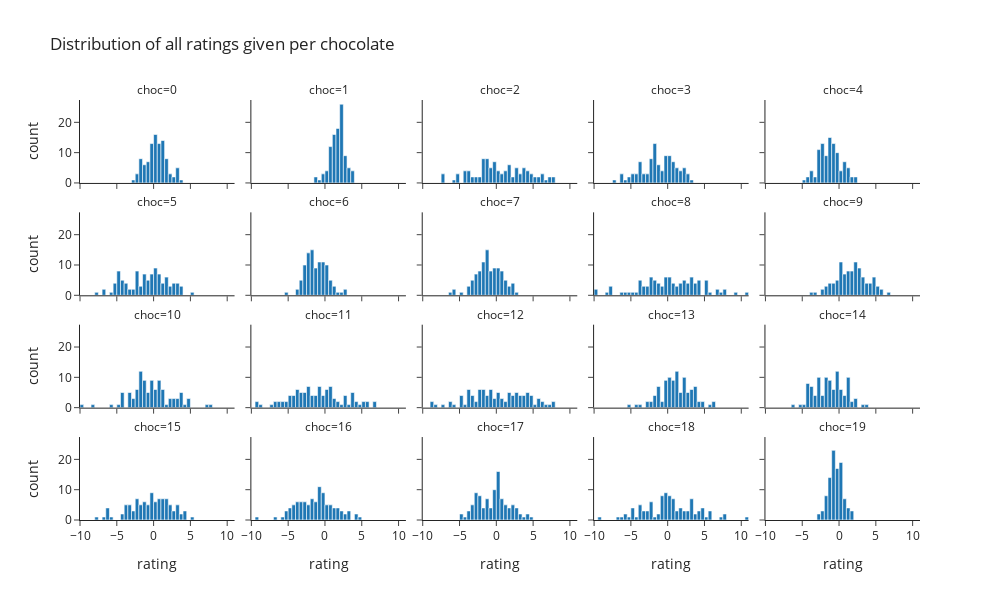

The notebook cell saved with this chart:
### Markdown cell above
Plotting the ratings given by all people to each chocolate separately highlights the effects of the assumptions in the generative model. The location of ratings along the scale for chocolates differs, with some chocolates having high appeal and other chocolates low appeal. It is also apparent that for some chocolates the appeal ratings are tightly concentrated in one part of the appeal scale, while for others there is a wide spread of ratings. This is the results of the generative model assuming that population level standard deviaitions in appeal differ across chocolates, so that some chocolates are rated similarly by everyone, while other chocolates are more divisive and have a wide range of ratings given.

### Code cell
sim_viz.plot_ratings(facet_col='choc',
                     title='Distribution of all ratings given per chocolate')

### Figure 1 — Plotly figure (JSON) as saved in the notebook; plotly's stock layout.template omitted (floating-point values rounded to 4 significant figures)
{"data": [{"alignmentgroup": "True", "bingroup": "x", "hovertemplate": "choc=0<br>rating=%{x}<br>count=%{y}<extra></extra>", "legendgroup": "", "marker": {"color": "#1F77B4", "pattern": {"shape": ""}}, "name": "", "offsetgroup": "", "orientation": "v", "showlegend": false, "type": "histogram", "x": [1.469, 0.5349, 1.869, 1.623, 2.028, -1.276, 0.7652, 1.475, 1.866, -1.28, 1.186, -0.2166, 0.2939, -0.08086, -0.7444, 1.365, -0.3847, 3.11, 0.4543, 0.04616, -0.3501, -1.48, -2.058, 3.572, -1.92, 0.5053, 1.818, -0.9884, -1.212, -1.873, 1.451, 0.5698, 0.2469, 0.3349, 1.973, 1.477, 1.311, -1.628, 2.113, 1.427, -0.9081, 1.608, 0.4112, 0.4382, -1.069, 0.01447, 1.218, 1.845, -0.19, 1.026, 0.6706, 1.187, -0.3742, 0.08463, 3.094, 3.254, 3.122, 2.714, -1.427, 0.7282, -0.2122, -0.2003, 0.2133, 1.463, 0.7945, 0.1284, 3.233, -1.715, 1.05, -1.873, -1.947, -2.026, 0.04514, 2.582, 0.4976, -0.4816, 0.6876, 0.6286, -1.573, -0.3545, -0.6621, 1.546, -2.048, 0.5457, 1.145, -0.1011, 0.3865, -0.6729, -0.5112, 0.4739, -1.863, -0.2246, 0.9689, -0.451, 2.243, 0.1774, 0.5757, 0.5559, -2.671, -0.6743], "xaxis": "x16", "yaxis": "y16"}, {"alignmentgroup": "True", "bingroup": "x", "hovertemplate": "choc=1<br>rating=%{x}<br>count=%{y}<extra></extra>", "legendgroup": "", "marker": {"color": "#1F77B4", "pattern": {"shape": ""}}, "name": "", "offsetgroup": "", "orientation": "v", "showlegend": false, "type": "histogram", "x": [2.121, 1.494, 1.644, 1.897, 2.057, 3.141, 1.069, 0.6096, 2.364, 2.041, -0.3088, 1.444, 0.8885, 2.063, 1.421, 1.75, 2.201, 2.597, 0.4709, 1.144, 1.036, 2.971, 3.102, 3.766, -0.2218, 2.63, 1.194, 2.374, 1.359, 0.9457, 0.794, 3.927, 2.291, 1.537, 1.696, 2.262, 2.43, 1.588, 3.181, 3.0, 0.8909, 0.8352, 1.423, 1.669, 1.753, 0.9214, 3.329, 2.291, 2.644, 1.988, 0.9654, 3.876, 2.199, 3.69, 2.232, -0.8227, 1.75, 1.964, 1.301, 2.453, 0.6092, 2.295, 0.1792, 3.32, 1.6, 0.03887, 2.105, 2.597, 2.474, 0.5038, 2.182, 1.112, 2.128, 2.321, 1.541, 2.061, 2.849, 2.815, 2.383, 1.052, 1.521, 0.6417, 0.747, 2.363, 1.376, 2.143, 2.767, 0.01184, -1.282, 1.373, 1.614, 2.036, -1.098, 1.423, -0.3149, 1.921, 2.489, 1.682, 1.038, 1.984], "xaxis": "x17", "yaxis": "y17"}, {"alignmentgroup": "True", "bingroup": "x", "hovertemplate": "choc=2<br>rating=%{x}<br>count=%{y}<extra></extra>", "legendgroup": "", "marker": {"color": "#1F77B4", "pattern": {"shape": ""}}, "name": "", "offsetgroup": "", "orientation": "v", "showlegend": false, "type": "histogram", "x": [6.016, 3.585, -5.945, 4.77, 3.849, -0.2695, -4.268, 4.261, -5.381, 6.567, 1.967, 4.778, 0.09605, 7.463, -0.9218, -1.932, 1.812, -1.216, -3.446, -3.687, 2.258, 2.616, -1.5, 0.6888, -2.347, -5.015, -7.239, 0.005843, -0.6045, 1.603, -0.3123, 5.328, 1.36, -0.4345, 3.176, 1.199, 0.1321, 3.888, -0.6006, 7.933, -0.03095, -0.1491, -3.758, -1.016, 3.641, -1.508, -0.6586, -2.269, 7.471, 5.759, -1.229, -1.101, -1.79, -1.036, 1.01, 1.609, 5.639, -1.693, -1.467, 1.872, -0.03596, 0.5408, 3.48, -3.752, -7.083, 1.294, 6.083, 0.002855, 1.877, 5.136, -5.042, 4.336, -2.826, -1.268, 2.568, 3.716, -1.727, -0.8281, -0.2573, -1.392, -3.562, -1.689, 3.104, 6.332, 4.797, -7.416, 2.823, -1.893, 4.397, 4.252, -4.409, 2.313, 2.877, -4.021, -2.685, 0.7723, -3.494, 7.912, -4.021, 2.58], "xaxis": "x18", "yaxis": "y18"}, {"alignmentgroup": "True", "bingroup": "x", "hovertemplate": "choc=3<br>rating=%{x}<br>count=%{y}<extra></extra>", "legendgroup": "", "marker": {"color": "#1F77B4", "pattern": {"shape": ""}}, "name": "", "offsetgroup": "", "orientation": "v", "showlegend": false, "type": "histogram", "x": [-1.3, 1.176, -2.127, -1.617, -4.751, -2.19, -1.568, -4.31, -1.901, 0.7653, 0.6359, -0.3689, -3.159, -4.613, 2.006, -3.182, -1.707, -1.608, -3.439, 1.883, 0.1536, -2.289, 0.1099, -0.2916, -3.706, -3.757, 1.01, -6.021, 0.8196, 0.4733, 1.432, -1.828, 1.542, -3.808, -1.374, -3.503, -1.238, -1.759, -0.4126, 0.5061, -2.403, 2.643, -4.505, -5.043, -3.561, 2.07, -0.9793, -6.025, -1.161, 1.215, -0.02057, 2.401, -1.688, 1.113, 0.02978, -7.448, 2.578, -1.419, -2.145, 3.041, 0.1709, 0.2847, 0.1123, 0.08208, -0.8051, 1.845, -4.242, -0.0882, 2.152, -2.041, -6.105, -1.615, -5.113, -2.065, -0.4221, -4.495, 1.988, -0.8553, -0.3497, 2.987, -0.1682, -3.824, 0.671, -2.987, -3.515, 0.6207, 2.396, -0.8367, 0.1685, -0.2334, -2.425, 0.9761, -2.628, -2.575, -5.778, -1.119, -1.809, -1.527, -1.647, -1.524], "xaxis": "x19", "yaxis": "y19"}, {"alignmentgroup": "True", "bingroup": "x", "hovertemplate": "choc=4<br>rating=%{x}<br>count=%{y}<extra></extra>", "legendgroup": "", "marker": {"color": "#1F77B4", "pattern": {"shape": ""}}, "name": "", "offsetgroup": "", "orientation": "v", "showlegend": false, "type": "histogram", "x": [0.3292, -1.573, -0.4639, -2.821, -0.4763, 1.093, -3.518, -0.9742, -0.2458, -0.2864, -1.716, -2.855, -4.569, -1.12, -2.893, 0.6044, -2.057, -1.35, 1.013, -2.622, -0.0006311, -0.9624, -1.992, 1.636, -2.627, 0.7441, 0.4013, -2.202, 1.632, -1.499, 0.5358, -0.8697, -1.34, -3.991, 0.8041, -2.754, -2.908, 0.703, -0.703, 0.803, -1.512, -2.396, -0.698, -1.02, -2.149, -1.087, -1.545, -2.563, 0.02554, -0.817, -0.9983, 2.386, -2.163, 0.7139, -2.017, -1.896, -3.618, 1.218, -1.224, -2.796, -1.361, -0.09816, -3.08, -0.6872, -2.341, -1.49, 1.234, 0.3242, -1.065, -3.545, -1.349, -1.025, -2.634, -4.138, -1.884, -0.3804, -0.3186, -2.693, 2.222, -4.065, -2.087, -2.088, -1.475, -0.8938, -1.112, 1.405, -0.7713, -2.341, -0.5361, -1.669, -0.3319, -2.009, -0.7387, -0.6367, -1.018, -0.4516, -2.324, -2.133, -3.455, -1.574], "xaxis": "x20", "yaxis": "y20"}, {"alignmentgroup": "True", "bingroup": "x", "hovertemplate": "choc=5<br>rating=%{x}<br>count=%{y}<extra></extra>", "legendgroup": "", "marker": {"color": "#1F77B4", "pattern": {"shape": ""}}, "name": "", "offsetgroup": "", "orientation": "v", "showlegend": false, "type": "histogram", "x": [1.446, -0.6813, 1.958, -4.555, 0.4328, 3.699, -2.107, 1.849, -3.335, -2.143, -4.503, 0.8138, -0.0009143, -4.362, -1.914, -1.144, -5.453, -4.782, 1.162, -3.585, 1.51, -0.7012, -7.707, 3.463, 2.008, -4.772, -5.239, 0.3255, -1.729, 1.101, 1.779, -0.1322, 1.805, -1.171, -4.462, 0.592, -1.285, 0.8223, 3.56, -2.981, 0.5676, -3.393, 5.037, 0.2585, 3.576, 0.03014, -6.963, -1.798, -3.97, 1.033, 2.88, 0.7144, -5.307, -2.397, -0.7145, -2.393, -3.605, -0.03001, -3.981, 2.048, -0.3689, -2.645, 0.2173, -5.184, 0.8062, -4.53, -4.637, -4.462, -1.254, 3.068, -2.085, -4.141, -5.798, -6.8, 2.875, -0.7221, 1.717, -1.171, 2.334, -4.132, 0.3848, -0.3495, 0.4385, -4.704, 3.452, -2.5, -0.3053, -1.201, -2.062, -0.5686, -1.091, 2.894, 0.2822, 0.5049, 3.479, 0.278, 2.529, -4.802, -2.494, -0.3939], "xaxis": "x11", "yaxis": "y11"}, {"alignmentgroup": "True", "bingroup": "x", "hovertemplate": "choc=6<br>rating=%{x}<br>count=%{y}<extra></extra>", "legendgroup": "", "marker": {"color": "#1F77B4", "pattern": {"shape": ""}}, "name": "", "offsetgroup": "", "orientation": "v", "showlegend": false, "type": "histogram", "x": [-2.559, -0.07262, -2.958, -3.386, -0.5418, 2.54, -1.588, 0.2976, -0.447, -1.81, -2.166, -1.023, -2.356, -3.018, -1.888, -1.99, 2.162, -0.5985, -1.664, -1.012, -2.1, -0.4901, -1.983, -1.999, 0.6689, -2.018, -2.915, -2.119, -1.781, -1.847, -1.662, 0.227, -2.792, 1.605, -0.09028, -2.116, -2.995, -2.341, -1.264, 0.8639, 1.022, 0.3576, 0.2014, -0.741, -2.971, -2.29, -0.6112, 0.05199, -3.396, -0.322, -2.102, -2.907, -0.3569, 0.429, -2.632, 0.1985, -5.1, -3.465, 1.127, 1.192, -1.368, 0.3899, 2.804, -1.452, 0.8608, -1.731, -0.7963, -1.074, -1.802, 0.6415, -0.2159, -0.6156, -0.1804, -3.387, -0.5802, -0.5572, -1.795, -2.035, -2.349, -1.461, -1.487, -3.99, -2.038, 0.3082, -0.1324, -2.15, -1.53, -0.3806, 0.4318, -1.678, -1.359, -0.5418, -2.009, 0.6791, -0.8158, -3.791, -2.975, -2.857, -0.7213, -0.3938], "xaxis": "x12", "yaxis": "y12"}, {"alignmentgroup": "True", "bingroup": "x", "hovertemplate": "choc=7<br>rating=%{x}<br>count=%{y}<extra></extra>", "legendgroup": "", "marker": {"color": "#1F77B4", "pattern": {"shape": ""}}, "name": "", "offsetgroup": "", "orientation": "v", "showlegend": false, "type": "histogram", "x": [-0.1794, -2.221, 0.4844, 0.933, -1.085, 1.984, -1.876, -1.721, 2.04, -1.575, -3.695, 0.9, -2.752, -0.2161, -2.324, -1.424, -1.248, 0.1228, -0.6554, 0.09944, -2.245, 0.1029, -3.466, 0.9197, -0.06067, -1.169, 2.034, 0.4083, -2.2, -1.536, -1.799, -0.9448, 1.174, -0.8591, -2.774, 2.072, -1.31, -1.439, 1.44, -0.1345, -0.07118, 0.1272, 1.99, -1.612, -5.541, -2.497, -5.768, 0.962, -0.9896, -1.444, -3.008, -3.765, -0.6253, -3.193, 2.807, -1.522, -2.298, -0.5441, 0.8189, 1.021, 1.49, -2.486, -3.396, -1.2, -2.096, 0.9635, -2.549, -1.143, -4.834, -3.79, -1.362, -6.131, 1.189, -0.7017, 0.3021, -3.183, -2.911, -1.365, -2.651, -0.4006, -2.877, -0.09872, -0.8859, -1.666, 2.384, -1.597, -0.2654, -1.243, 1.829, -1.149, 0.4553, 0.6341, -0.3797, -1.395, -1.005, 0.05443, -1.948, 0.8688, -2.769, -1.677], "xaxis": "x13", "yaxis": "y13"}, {"alignmentgroup": "True", "bingroup": "x", "hovertemplate": "choc=8<br>rating=%{x}<br>count=%{y}<extra></extra>", "legendgroup": "", "marker": {"color": "#1F77B4", "pattern": {"shape": ""}}, "name": "", "offsetgroup": "", "orientation": "v", "showlegend": false, "type": "histogram", "x": [-9.589, -3.637, 4.37, -3.655, 7.959, 0.7652, -0.403, -7.74, -3.392, 3.136, 2.153, 9.353, -5.799, 5.44, -2.238, -3.845, 6.692, 3.763, 0.4721, 3.687, -2.525, 5.804, 3.099, -1.611, -0.02047, -1.892, 5.095, 6.557, 1.234, 1.732, 0.7785, -2.678, 3.324, 5.286, 2.981, -7.579, -1.34, 0.3293, 1.63, 2.251, -7.853, -1.01, 3.461, -2.492, -8.253, 2.897, 2.15, 7.556, 3.824, -2.127, 10.97, -2.635, 2.399, 3.571, 0.01923, 0.3342, 2.848, -3.058, -3.462, 2.215, -0.2111, -0.03325, 3.27, -0.05968, 0.2308, 2.671, 5.207, -6.291, 0.1112, 4.476, -3.83, -2.074, -4.544, -0.9367, 0.8854, -1.718, 4.186, 1.322, -1.66, -3.886, -1.606, -9.981, -0.529, 1.034, -5.021, -4.447, -2.465, 7.419, -0.4862, 3.417, 1.734, -1.092, -2.134, -0.7713, 1.942, 5.134, -1.32, 0.5422, 4.367, 4.119], "xaxis": "x14", "yaxis": "y14"}, {"alignmentgroup": "True", "bingroup": "x", "hovertemplate": "choc=9<br>rating=%{x}<br>count=%{y}<extra></extra>", "legendgroup": "", "marker": {"color": "#1F77B4", "pattern": {"shape": ""}}, "name": "", "offsetgroup": "", "orientation": "v", "showlegend": false, "type": "histogram", "x": [4.217, -0.5732, -1.95, 3.87, 3.695, 1.85, -0.8606, -0.06108, 3.086, 3.436, 1.099, 1.266, 3.24, 1.547, 2.296, 1.585, 1.426, 4.799, 0.9109, 1.078, 2.203, 6.514, 2.664, 0.2848, 2.711, 1.397, -0.4198, 4.543, 1.987, 2.585, 4.315, 2.219, -3.616, 2.508, 2.123, 0.7118, 2.239, 0.0002766, 2.032, -0.8178, 1.613, -0.2489, 5.031, 2.135, 3.255, 2.618, 1.917, 1.814, 0.3327, -1.125, -0.4846, 3.532, -2.12, 2.256, 4.327, 2.905, 4.502, -1.271, 0.7051, -2.209, 5.568, 0.3324, 3.282, 0.5579, 4.101, 3.42, 5.734, 0.4577, 4.966, 0.6619, 1.33, 4.972, -1.046, 0.5742, 2.571, 0.6492, 1.151, 3.647, 0.1375, 5.189, -1.631, 5.02, 2.441, -0.4343, 0.2219, 2.465, 4.619, 0.3472, 2.759, 2.785, 0.3008, 2.179, 0.4408, 1.848, -1.787, 0.2137, -1.489, 1.143, -3.426, -0.552], "xaxis": "x15", "yaxis": "y15"}, {"alignmentgroup": "True", "bingroup": "x", "hovertemplate": "choc=10<br>rating=%{x}<br>count=%{y}<extra></extra>", "legendgroup": "", "marker": {"color": "#1F77B4", "pattern": {"shape": ""}}, "name": "", "offsetgroup": "", "orientation": "v", "showlegend": false, "type": "histogram", "x": [0.8618, -0.1516, 3.769, -0.01482, -4.961, -0.05406, -1.137, -2.24, -0.9844, -1.961, 1.134, 0.4638, -0.06238, -0.678, 0.002026, 7.578, -1.311, 0.8835, -1.973, 2.186, -1.449, 2.678, 0.6979, 4.242, 1.306, 1.226, 2.78, -2.604, -2.593, -0.203, 0.8698, 0.86, -2.805, -1.662, -1.844, 3.91, -0.01704, -8.002, 0.8093, 0.6841, -1.774, 2.241, -0.3318, -2.118, 4.739, 7.389, -1.855, -1.395, -3.058, 1.31, -1.473, 3.915, -4.178, -2.158, 0.9482, -2.284, 2.769, 3.485, -1.52, 3.905, 1.161, -5.765, -2.071, 4.79, -4.446, 1.557, -3.136, 3.174, 3.561, 4.79, 3.344, -0.2041, -4.1, 0.7385, -2.169, -1.44, -1.531, 0.2219, 0.425, -3.202, -4.438, -1.568, -0.8577, -1.434, 0.05562, 0.4422, -3.251, -1.712, 1.172, -3.305, -1.172, 2.179, -9.798, -4.237, -1.612, -1.352, -0.8267, -0.4906, -1.827, -0.6399], "xaxis": "x6", "yaxis": "y6"}, {"alignmentgroup": "True", "bingroup": "x", "hovertemplate": "choc=11<br>rating=%{x}<br>count=%{y}<extra></extra>", "legendgroup": "", "marker": {"color": "#1F77B4", "pattern": {"shape": ""}}, "name": "", "offsetgroup": "", "orientation": "v", "showlegend": false, "type": "histogram", "x": [1.385, -2.173, -0.5296, -1.462, -2.575, -3.519, -0.6044, 0.8497, -4.729, -0.5727, -0.1553, -6.391, 5.733, -1.736, 1.19, -0.9768, -4.223, -4.51, -1.286, 5.258, -2.948, 4.101, 3.007, -1.897, -2.769, -5.747, -3.834, -3.062, 0.4237, 0.6069, -2.033, 2.139, -3.612, -1.456, 0.0949, -0.9176, -3.411, -8.623, -2.085, -0.004479, 0.9981, -6.812, 1.082, 0.782, 0.3053, -5.122, 4.128, -1.944, -3.15, -1.257, 2.531, 0.1977, -3.22, -7.077, 6.752, -9.042, -1.994, 2.784, 2.783, 0.8236, -5.28, -2.341, 3.797, -2.908, -3.735, 1.8, 5.647, -6.469, -2.476, 0.4577, -4.324, -4.645, -3.654, 3.515, 0.6843, 4.836, 0.03432, -4.732, -3.482, -6.505, 1.512, -9.023, -3.837, -2.398, -2.549, 3.869, 2.769, -4.429, 3.803, -0.7347, -0.3679, -2.268, 0.5199, 3.99, -4.258, -0.4546, -5.504, -0.8341, 5.377, 6.664], "xaxis": "x7", "yaxis": "y7"}, {"alignmentgroup": "True", "bingroup": "x", "hovertemplate": "choc=12<br>rating=%{x}<br>count=%{y}<extra></extra>", "legendgroup": "", "marker": {"color": "#1F77B4", "pattern": {"shape": ""}}, "name": "", "offsetgroup": "", "orientation": "v", "showlegend": false, "type": "histogram", "x": [1.74, -2.562, -5.965, 1.607, 4.954, 0.06474, 1.36, -3.581, -3.436, 2.552, -0.3518, -2.251, 0.1029, -0.6274, 3.521, -2.219, 7.035, 5.913, 1.401, -3.765, 4.395, -8.613, -4.957, 0.4111, 6.087, -1.58, 4.274, -3.179, -0.104, -4.694, 0.8924, -6.108, -1.376, -6.176, 0.1181, 2.937, -1.682, 2.431, 6.585, 1.959, -2.609, -1.192, 0.8678, 4.236, 2.7, 3.139, -3.403, 3.845, 2.706, -3.986, -1.528, 2.859, 3.831, 3.695, 7.807, 5.085, -1.842, 3.139, 7.558, -3.385, -2.498, -4.756, 4.327, -7.34, -0.6447, 0.7738, -2.306, 4.986, -0.9095, 0.3311, 5.591, -3.8, -8.38, -2.47, 2.079, -4.567, 6.215, -2.293, 3.112, -0.9504, -3.8, -3.88, 1.651, -4.261, 5.965, -8.766, 2.051, -0.897, -1.735, 1.655, 4.117, 4.935, 2.467, 4.656, -1.015, -0.4054, -1.274, 3.33, -1.513, -0.7531], "xaxis": "x8", "yaxis": "y8"}, {"alignmentgroup": "True", "bingroup": "x", "hovertemplate": "choc=13<br>rating=%{x}<br>count=%{y}<extra></extra>", "legendgroup": "", "marker": {"color": "#1F77B4", "pattern": {"shape": ""}}, "name": "", "offsetgroup": "", "orientation": "v", "showlegend": false, "type": "histogram", "x": [0.6592, 0.1818, 0.89, 1.105, -0.3632, 2.439, 3.035, 0.6977, 0.05782, 2.061, 1.839, 3.472, -4.196, 2.616, -1.564, 0.5803, 2.523, -0.3667, -0.00554, 3.666, 1.613, 1.37, 2.033, 1.926, -2.146, 0.3942, 0.5224, 1.139, 2.357, 2.85, 0.6567, -0.06548, 1.694, 3.311, 0.08, -1.892, 3.559, 2.543, -2.511, -0.3693, -1.981, 0.1167, 1.432, 1.798, 2.4, -1.939, 6.279, 3.451, 2.413, 4.23, 1.214, 3.398, -1.034, -0.136, 3.504, 3.975, 6.171, 1.238, -0.1835, -0.6331, 0.3342, -2.663, 1.067, -1.418, 2.821, 0.4165, 4.298, 2.162, -1.076, 0.9445, 3.777, 2.455, 1.458, 5.965, 0.8135, 0.9982, -5.001, -1.354, 0.4099, 1.188, -3.775, -1.39, 4.927, -0.629, 4.531, -2.208, -1.098, 0.2929, 0.4176, -1.15, 2.154, 1.497, 3.835, -0.1034, 2.133, 1.355, 1.294, 3.597, 3.051, -0.4307], "xaxis": "x9", "yaxis": "y9"}, {"alignmentgroup": "True", "bingroup": "x", "hovertemplate": "choc=14<br>rating=%{x}<br>count=%{y}<extra></extra>", "legendgroup": "", "marker": {"color": "#1F77B4", "pattern": {"shape": ""}}, "name": "", "offsetgroup": "", "orientation": "v", "showlegend": false, "type": "histogram", "x": [-4.229, -0.0888, 1.472, -0.6215, -0.1129, -0.1141, -2.856, -1.841, -1.072, 0.2007, 1.293, -0.2884, -0.2688, 1.461, -3.818, -3.012, -3.462, -3.599, -2.029, 0.9153, 0.2425, -2.748, 2.241, -1.35, -4.467, 1.113, 3.093, -1.592, 3.575, 2.286, -2.331, -3.852, -2.767, 1.327, -4.035, 1.237, -2.339, 0.3223, -2.84, -2.911, -0.6912, -0.4114, -2.98, -3.757, -2.118, 0.2134, -1.389, -1.303, 1.342, -3.82, 0.5372, -0.3689, -5.182, -4.333, -1.135, -3.823, 1.026, -1.557, -1.934, -4.043, -4.388, -0.09298, -1.41, -0.6195, -0.06772, -3.504, -2.766, -4.493, 1.019, 2.348, -1.328, -0.04961, -2.847, -1.75, -1.12, -2.917, -0.5895, -1.854, -0.6362, 0.076, 0.5386, -0.9873, -1.159, 1.416, -0.2506, -1.56, -2.637, -4.858, 1.659, -0.3914, -1.701, 1.989, 0.7152, -3.161, -4.216, -3.133, -6.052, 0.1928, -1.781, -1.878], "xaxis": "x10", "yaxis": "y10"}, {"alignmentgroup": "True", "bingroup": "x", "hovertemplate": "choc=15<br>rating=%{x}<br>count=%{y}<extra></extra>", "legendgroup": "", "marker": {"color": "#1F77B4", "pattern": {"shape": ""}}, "name": "", "offsetgroup": "", "orientation": "v", "showlegend": false, "type": "histogram", "x": [-0.9202, -3.526, -0.7278, -1.757, 0.9629, -0.208, -2.94, -0.4209, -6.103, -3.132, -4.012, 3.061, 0.9819, 0.9881, 1.69, -6.285, -2.109, -5.771, 1.641, 0.5763, -0.6647, -3.197, 0.1238, 1.027, -1.05, 2.673, 1.979, 3.113, 1.069, -0.2513, -3.88, 1.036, 2.125, 3.92, -3.389, 2.358, -2.252, -1.255, 3.437, -3.786, 0.1806, 5.448, -2.622, -1.9, -3.754, -3.489, -2.264, -0.4765, 1.051, -1.269, -6.293, -0.9936, -1.126, 2.046, 3.684, 2.716, 2.127, -0.253, -1.981, -2.056, 4.022, 0.4775, 1.64, 2.322, -3.953, -3.198, 1.807, 0.6279, 2.722, -6.678, -6.258, 1.448, 0.3777, -1.724, 0.5393, -1.474, 3.036, -1.62, 4.064, 0.5643, -4.107, -0.03666, -7.532, -0.4379, -2.786, 3.062, 1.418, -0.4953, -2.265, -1.475, -2.371, 0.3678, 4.235, 1.744, 1.597, -0.6431, -2.19, 1.218, 0.4948, -0.3354], "xaxis": "x", "yaxis": "y"}, {"alignmentgroup": "True", "bingroup": "x", "hovertemplate": "choc=16<br>rating=%{x}<br>count=%{y}<extra></extra>", "legendgroup": "", "marker": {"color": "#1F77B4", "pattern": {"shape": ""}}, "name": "", "offsetgroup": "", "orientation": "v", "showlegend": false, "type": "histogram", "x": [0.8849, 0.975, -2.657, -0.4373, -0.5315, -0.5921, -3.439, -1.425, -1.028, -2.685, 4.543, -0.1841, -4.002, -0.00755, -3.752, -0.8121, -5.386, -2.99, 0.6879, -2.354, 3.162, -2.128, -0.5345, -1.149, -3.128, 2.344, -3.141, 1.227, -9.179, 3.384, -1.576, -3.605, -2.769, 0.3911, -0.4998, -0.5601, -5.146, -1.786, 4.225, -0.6952, 0.4781, 1.949, -1.802, -0.5219, 1.551, -4.506, -0.8027, 0.2536, -4.753, -3.514, -4.29, -1.765, -1.671, 1.743, -0.0775, 0.2105, -4.775, -2.315, 0.5343, 0.1175, -2.005, 2.539, -0.3207, -3.09, -0.7132, 1.198, -4.441, 2.15, -0.7978, 1.095, -5.228, -0.4622, -3.794, -1.264, 0.5042, -5.621, 2.066, -2.708, -4.283, 1.379, -0.4622, -1.449, -6.882, -2.69, -3.248, -2.229, -1.565, 4.352, -0.07639, -1.234, -0.5005, -3.904, -4.272, -4.834, -3.072, -1.807, 1.663, 2.709, 3.281, -3.517], "xaxis": "x2", "yaxis": "y2"}, {"alignmentgroup": "True", "bingroup": "x", "hovertemplate": "choc=17<br>rating=%{x}<br>count=%{y}<extra></extra>", "legendgroup": "", "marker": {"color": "#1F77B4", "pattern": {"shape": ""}}, "name": "", "offsetgroup": "", "orientation": "v", "showlegend": false, "type": "histogram", "x": [-0.2475, -0.4764, 0.9991, -0.1466, 1.636, 2.122, -0.3786, 0.4166, 2.22, -2.2, 0.1886, -1.473, -2.83, 0.4687, -0.3387, -1.735, 2.519, -2.564, -1.184, -1.534, -2.897, -2.911, 0.3094, -3.093, -0.6658, 0.4301, -2.916, -2.227, -3.387, -2.664, 1.715, 2.561, -1.073, -0.1061, -1.389, 0.7649, 3.376, 4.596, 1.465, 0.347, 4.168, -3.547, -3.071, -3.621, -2.451, 0.000191, 4.089, -2.064, -3.887, 2.344, -1.389, -1.896, 0.6675, 0.3402, -4.097, -4.934, 1.423, -1.568, 1.098, -2.585, 3.49, 0.706, -2.069, 0.1688, -2.462, -3.026, -1.454, 0.7858, -3.269, -0.2331, -0.842, -0.3463, 2.72, 1.253, 1.599, 1.448, 1.835, 0.2843, 0.4713, -0.07715, 0.8667, 0.2012, 0.3714, 2.453, 0.3516, -2.248, -0.6831, 0.8298, -0.152, -2.655, -2.149, 2.324, -2.594, -0.9082, 0.3904, -1.368, -4.949, 2.555, 0.4388, 3.765], "xaxis": "x3", "yaxis": "y3"}, {"alignmentgroup": "True", "bingroup": "x", "hovertemplate": "choc=18<br>rating=%{x}<br>count=%{y}<extra></extra>", "legendgroup": "", "marker": {"color": "#1F77B4", "pattern": {"shape": ""}}, "name": "", "offsetgroup": "", "orientation": "v", "showlegend": false, "type": "histogram", "x": [3.213, 10.82, -1.428, -3.541, 0.5672, -0.3713, 1.196, -4.098, 0.6935, -2.959, 1.856, 3.006, -0.08792, 2.035, 2.229, -1.42, -4.896, -3.272, 3.214, 2.483, 2.81, 1.745, 5.964, -0.5023, -0.2445, 4.655, -0.1938, -0.291, 5.683, 3.881, 3.32, -0.4041, 0.3035, 4.718, 0.8441, -1.611, 7.139, 0.4363, 0.9473, -2.464, -3.814, 4.026, 4.655, 5.52, -0.0972, -0.8707, -3.93, -0.8172, -0.05779, 0.5681, -4.987, 0.207, 3.058, -9.102, -3.38, -0.5605, 0.08792, -5.743, 0.009858, -2.249, 4.736, -0.3402, -2.067, 0.974, 1.228, 1.91, -6.814, -4.576, -0.5783, 0.8468, 3.328, -4.523, 0.1993, -2.023, -2.445, 4.223, -0.6917, -0.5211, -3.19, -2.784, 5.05, -0.5889, -2.368, 7.737, -2.971, -6.201, 4.363, 1.115, 7.927, -3.64, 2.855, -3.69, 3.641, -5.1, 0.4973, 0.04286, -5.687, 2.837, 1.823, 3.071], "xaxis": "x4", "yaxis": "y4"}, {"alignmentgroup": "True", "bingroup": "x", "hovertemplate": "choc=19<br>rating=%{x}<br>count=%{y}<extra></extra>", "legendgroup": "", "marker": {"color": "#1F77B4", "pattern": {"shape": ""}}, "name": "", "offsetgroup": "", "orientation": "v", "showlegend": false, "type": "histogram", "x": [-1.683, -0.5776, -2.481, 0.3116, -0.1721, -1.318, -0.03385, 0.6841, 1.879, -2.874, 0.7858, -0.055, -0.5844, 0.2968, 1.132, 0.5883, 0.07594, -0.7193, -1.395, -0.9847, -2.121, 0.1274, -0.3841, 0.2107, -0.2871, -0.3686, 0.3407, 0.9628, -0.5674, -0.7925, -1.67, -0.5205, -1.641, 0.4908, -1.028, 0.2901, -2.443, -0.8232, -0.1542, -0.3115, -0.6198, -0.6227, 1.053, 1.721, 1.134, -0.5182, -1.892, 0.1289, 0.4149, 1.507, -0.4398, 0.1178, -1.988, -1.54, -0.4629, 0.4186, -1.317, -1.275, -0.7669, -1.373, 0.898, -0.3294, -1.293, -0.7577, -1.538, 0.4945, -1.033, -0.9299, -0.4906, -0.7271, -0.5353, 0.1811, -1.216, -0.2421, -1.138, 0.8019, 0.1387, 0.6001, -0.1279, -0.6399, 1.094, -0.8139, -0.7879, 0.2569, -1.54, -1.05, -0.6867, -0.634, -0.6276, -1.384, -1.375, -0.6608, -0.406, -1.32, 0.006399, 0.1522, -0.01536, -2.69, 0.066, -0.2913], "xaxis": "x5", "yaxis": "y5"}], "layout": {"annotations": [{"font": {}, "showarrow": false, "text": "choc=15", "x": 0.092, "xanchor": "center", "xref": "paper", "y": 0.1975, "yanchor": "bottom", "yref": "paper"}, {"font": {}, "showarrow": false, "text": "choc=16", "x": 0.296, "xanchor": "center", "xref": "paper", "y": 0.1975, "yanchor": "bottom", "yref": "paper"}, {"font": {}, "showarrow": false, "text": "choc=17", "x": 0.5, "xanchor": "center", "xref": "paper", "y": 0.1975, "yanchor": "bottom", "yref": "paper"}, {"font": {}, "showarrow": false, "text": "choc=18", "x": 0.704, "xanchor": "center", "xref": "paper", "y": 0.1975, "yanchor": "bottom", "yref": "paper"}, {"font": {}, "showarrow": false, "text": "choc=19", "x": 0.908, "xanchor": "center", "xref": "paper", "y": 0.1975, "yanchor": "bottom", "yref": "paper"}, {"font": {}, "showarrow": false, "text": "choc=10", "x": 0.092, "xanchor": "center", "xref": "paper", "y": 0.465, "yanchor": "bottom", "yref": "paper"}, {"font": {}, "showarrow": false, "text": "choc=11", "x": 0.296, "xanchor": "center", "xref": "paper", "y": 0.465, "yanchor": "bottom", "yref": "paper"}, {"font": {}, "showarrow": false, "text": "choc=12", "x": 0.5, "xanchor": "center", "xref": "paper", "y": 0.465, "yanchor": "bottom", "yref": "paper"}, {"font": {}, "showarrow": false, "text": "choc=13", "x": 0.704, "xanchor": "center", "xref": "paper", "y": 0.465, "yanchor": "bottom", "yref": "paper"}, {"font": {}, "showarrow": false, "text": "choc=14", "x": 0.908, "xanchor": "center", "xref": "paper", "y": 0.465, "yanchor": "bottom", "yref": "paper"}, {"font": {}, "showarrow": false, "text": "choc=5", "x": 0.092, "xanchor": "center", "xref": "paper", "y": 0.7325, "yanchor": "bottom", "yref": "paper"}, {"font": {}, "showarrow": false, "text": "choc=6", "x": 0.296, "xanchor": "center", "xref": "paper", "y": 0.7325, "yanchor": "bottom", "yref": "paper"}, {"font": {}, "showarrow": false, "text": "choc=7", "x": 0.5, "xanchor": "center", "xref": "paper", "y": 0.7325, "yanchor": "bottom", "yref": "paper"}, {"font": {}, "showarrow": false, "text": "choc=8", "x": 0.704, "xanchor": "center", "xref": "paper", "y": 0.7325, "yanchor": "bottom", "yref": "paper"}, {"font": {}, "showarrow": false, "text": "choc=9", "x": 0.908, "xanchor": "center", "xref": "paper", "y": 0.7325, "yanchor": "bottom", "yref": "paper"}, {"font": {}, "showarrow": false, "text": "choc=0", "x": 0.092, "xanchor": "center", "xref": "paper", "y": 1, "yanchor": "bottom", "yref": "paper"}, {"font": {}, "showarrow": false, "text": "choc=1", "x": 0.296, "xanchor": "center", "xref": "paper", "y": 1, "yanchor": "bottom", "yref": "paper"}, {"font": {}, "showarrow": false, "text": "choc=2", "x": 0.5, "xanchor": "center", "xref": "paper", "y": 1, "yanchor": "bottom", "yref": "paper"}, {"font": {}, "showarrow": false, "text": "choc=3", "x": 0.704, "xanchor": "center", "xref": "paper", "y": 1, "yanchor": "bottom", "yref": "paper"}, {"font": {}, "showarrow": false, "text": "choc=4", "x": 0.908, "xanchor": "center", "xref": "paper", "y": 1, "yanchor": "bottom", "yref": "paper"}], "barmode": "relative", "height": 600, "legend": {"tracegroupgap": 0}, "title": {"text": "Distribution of all ratings given per chocolate"}, "width": 1000, "xaxis": {"anchor": "y", "domain": [0, 0.184], "title": {"text": "rating"}}, "xaxis10": {"anchor": "y10", "domain": [0.816, 1], "matches": "x", "showticklabels": false}, "xaxis11": {"anchor": "y11", "domain": [0, 0.184], "matches": "x", "showticklabels": false}, "xaxis12": {"anchor": "y12", "domain": [0.204, 0.388], "matches": "x", "showticklabels": false}, "xaxis13": {"anchor": "y13", "domain": [0.408, 0.592], "matches": "x", "showticklabels": false}, "xaxis14": {"anchor": "y14", "domain": [0.612, 0.796], "matches": "x", "showticklabels": false}, "xaxis15": {"anchor": "y15", "domain": [0.816, 1], "matches": "x", "showticklabels": false}, "xaxis16": {"anchor": "y16", "domain": [0, 0.184], "matches": "x", "showticklabels": false}, "xaxis17": {"anchor": "y17", "domain": [0.204, 0.388], "matches": "x", "showticklabels": false}, "xaxis18": {"anchor": "y18", "domain": [0.408, 0.592], "matches": "x", "showticklabels": false}, "xaxis19": {"anchor": "y19", "domain": [0.612, 0.796], "matches": "x", "showticklabels": false}, "xaxis2": {"anchor": "y2", "domain": [0.204, 0.388], "matches": "x", "title": {"text": "rating"}}, "xaxis20": {"anchor": "y20", "domain": [0.816, 1], "matches": "x", "showticklabels": false}, "xaxis3": {"anchor": "y3", "domain": [0.408, 0.592], "matches": "x", "title": {"text": "rating"}}, "xaxis4": {"anchor": "y4", "domain": [0.612, 0.796], "matches": "x", "title": {"text": "rating"}}, "xaxis5": {"anchor": "y5", "domain": [0.816, 1], "matches": "x", "title": {"text": "rating"}}, "xaxis6": {"anchor": "y6", "domain": [0, 0.184], "matches": "x", "showticklabels": false}, "xaxis7": {"anchor": "y7", "domain": [0.204, 0.388], "matches": "x", "showticklabels": false}, "xaxis8": {"anchor": "y8", "domain": [0.408, 0.592], "matches": "x", "showticklabels": false}, "xaxis9": {"anchor": "y9", "domain": [0.612, 0.796], "matches": "x", "showticklabels": false}, "yaxis": {"anchor": "x", "domain": [0, 0.1975], "title": {"text": "count"}}, "yaxis10": {"anchor": "x10", "domain": [0.2675, 0.465], "matches": "y", "showticklabels": false}, "yaxis11": {"anchor": "x11", "domain": [0.535, 0.7325], "matches": "y", "title": {"text": "count"}}, "yaxis12": {"anchor": "x12", "domain": [0.535, 0.7325], "matches": "y", "showticklabels": false}, "yaxis13": {"anchor": "x13", "domain": [0.535, 0.7325], "matches": "y", "showticklabels": false}, "yaxis14": {"anchor": "x14", "domain": [0.535, 0.7325], "matches": "y", "showticklabels": false}, "yaxis15": {"anchor": "x15", "domain": [0.535, 0.7325], "matches": "y", "showticklabels": false}, "yaxis16": {"anchor": "x16", "domain": [0.8025, 1], "matches": "y", "title": {"text": "count"}}, "yaxis17": {"anchor": "x17", "domain": [0.8025, 1], "matches": "y", "showticklabels": false}, "yaxis18": {"anchor": "x18", "domain": [0.8025, 1], "matches": "y", "showticklabels": false}, "yaxis19": {"anchor": "x19", "domain": [0.8025, 1], "matches": "y", "showticklabels": false}, "yaxis2": {"anchor": "x2", "domain": [0, 0.1975], "matches": "y", "showticklabels": false}, "yaxis20": {"anchor": "x20", "domain": [0.8025, 1], "matches": "y", "showticklabels": false}, "yaxis3": {"anchor": "x3", "domain": [0, 0.1975], "matches": "y", "showticklabels": false}, "yaxis4": {"anchor": "x4", "domain": [0, 0.1975], "matches": "y", "showticklabels": false}, "yaxis5": {"anchor": "x5", "domain": [0, 0.1975], "matches": "y", "showticklabels": false}, "yaxis6": {"anchor": "x6", "domain": [0.2675, 0.465], "matches": "y", "title": {"text": "count"}}, "yaxis7": {"anchor": "x7", "domain": [0.2675, 0.465], "matches": "y", "showticklabels": false}, "yaxis8": {"anchor": "x8", "domain": [0.2675, 0.465], "matches": "y", "showticklabels": false}, "yaxis9": {"anchor": "x9", "domain": [0.2675, 0.465], "matches": "y", "showticklabels": false}}}
